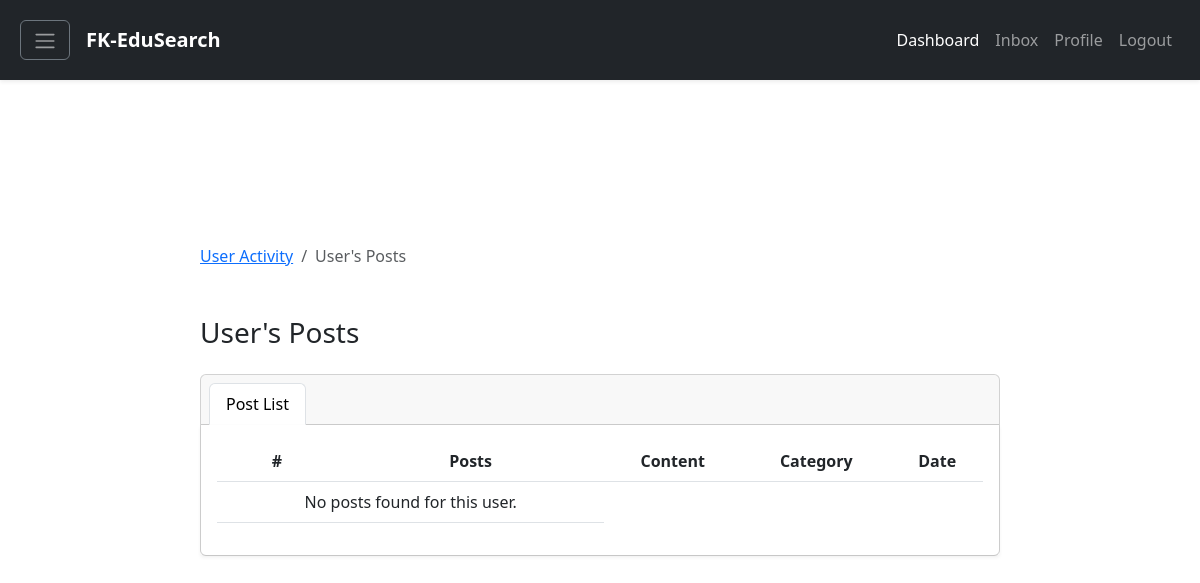
Before: /userReportDetails.php?user=isyrafmagic with the older database file.
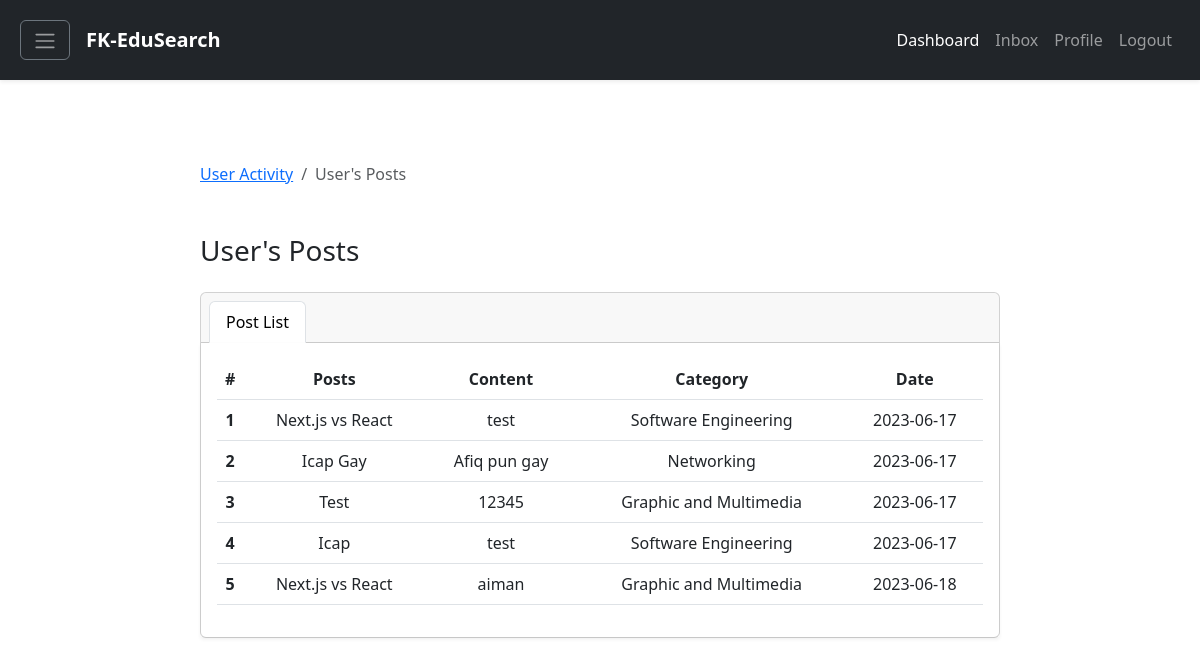
After: the same page with the newer database file.
### tables this page shows
CREATE TABLE `post` (
  `postid` int(11) NOT NULL,
  `userid` int(11) DEFAULT NULL,
  `replyid` int(11) DEFAULT NULL,
  `postTopic` varchar(60) NOT NULL,
  `postContent` varchar(1000) NOT NULL,
  `postCategory` varchar(60) NOT NULL,
  `image` longblob NOT NULL,
  `postDate` timestamp NOT NULL DEFAULT current_timestamp() ON UPDATE current_timestamp(),
  `postStatus` varchar(60) DEFAULT NULL
);

### classes/Report.classes.php (called while the page is built, shortened)
<?php
class Report extends Connection
{
    public function getPostsByUsername($username)
    {
        $connection = $this->getConnection();
        $query = "SELECT user.username, post.postTopic, post.postContent, post.postCategory, post.postDate
        FROM post
        INNER JOIN user ON post.userid=user.userid
        WHERE user.username = '$username'";
        $result = mysqli_query($connection, $query);
        if (!$result) {
            return false;
        } else {
            return $result;
        }
    }
}
?>

### userReportDetails.php (the view, shortened to what this page needs)
<!DOCTYPE html>
<html lang="en">
<head>
    <link href="https://cdn.jsdelivr.net/npm/bootstrap@5.3.0-alpha3/dist/css/bootstrap.min.css" rel="stylesheet"
>
    <link rel="stylesheet" href="https://cdnjs.cloudflare.com/ajax/libs/font-awesome/4.7.0/css/font-awesome.min.css">
</head>
<body>
    <?php include "components/navigation.php"; ?>
    <div class="d-flex flex-column justify-content-center align-item-center vh-100"
        style="padding-left: 200px; padding-right: 200px">
        <div class="row">
            <div class="col-md">
                <nav aria-label="breadcrumb">
                    <ol class="breadcrumb">
                        <li class="breadcrumb-item"><a href="userReport.php">User Activity</a></li>
                        <li class="breadcrumb-item active" aria-current="page">User's Posts</li>
                    </ol>
                </nav>
                <h3 class="mt-5">User's Posts</h3>
                <div class="card text-center mt-4">
                    <div class="card-header">
                        <ul class="nav nav-tabs card-header-tabs">
                            <li class="nav-item">
                                <a class="nav-link active" aria-current="true" href="#">Post List</a>
                            </li>
                        </ul>
                    </div>
                    <div class="card-body shadow-sm">
                        <table class="table">
                            <thead>
                                <tr>
                                    <th scope="col">#</th>
                                    <th scope="col">Posts</th>
                                    <th scope="col">Content</th>
                                    <th scope="col">Category</th>
                                    <th scope="col">Date</th>
                                </tr>
                            </thead>
                            <tbody>
                                <?php
                                $username = $_GET['user'];
                                $reportDetails = new ReportController();
                                $results = $reportDetails->getPostsByUsername($username);
                                if ($results && $results->num_rows > 0) {
                                    $rowNumber = 1;
                                    $posts = [];
                                    while ($row = $results->fetch_assoc()) {
                                        $posts[] = $row;
                                    }
                                    foreach ($posts as $post) {
                                        $postTopic = $post['postTopic'];
                                        $postContent = $post['postContent'];
                                        $postCategory = $post['postCategory'];
                                        $postDate = $post['postDate'];
                                        ?>
                                        <tr>
                                            <th scope="row" style="width:10px">
                                                <?php echo $rowNumber; ?>
                                            </th>
                                            <td>
                                                <?php echo $postTopic; ?>
                                            </td>
                                            <td>
                                                <?php echo $postContent; ?>
                                            </td>
                                            <td>
                                                <?php echo $postCategory; ?>
                                            </td>
                                            <td>
                                                <?php echo date('Y-m-d', strtotime($postDate)); ?>
                                            </td>
                                        </tr>
                                        <?php
                                        $rowNumber++;
                                    }
                                } else {
                                    ?>
                                    <tr>
                                        <td colspan="2">No posts found for this user.</td>
                                    </tr>
                                    <?php
                                }
                                ?>
                            </tbody>
                        </table>
                    </div>
                </div>
            </div>
        </div>
    </div>
</body>
</html>

Changed rows visible on the page:
added post: postTopic "Next.js vs React", postContent "test", postCategory "Software Engineering", postDate "2023-06-17"
added post: postTopic "Icap Gay", postContent "Afiq pun gay", postCategory "Networking", postDate "2023-06-17"
added post: postTopic "Test", postContent "12345", postCategory "Graphic and Multimedia", postDate "2023-06-17"
added post: postTopic "Icap", postContent "test", postCategory "Software Engineering", postDate "2023-06-17"
added post: postTopic "Next.js vs React", postContent "aiman", postCategory "Graphic and Multimedia", postDate "2023-06-18"
Other visible differences:
text no longer shown: "No posts found for this user."
